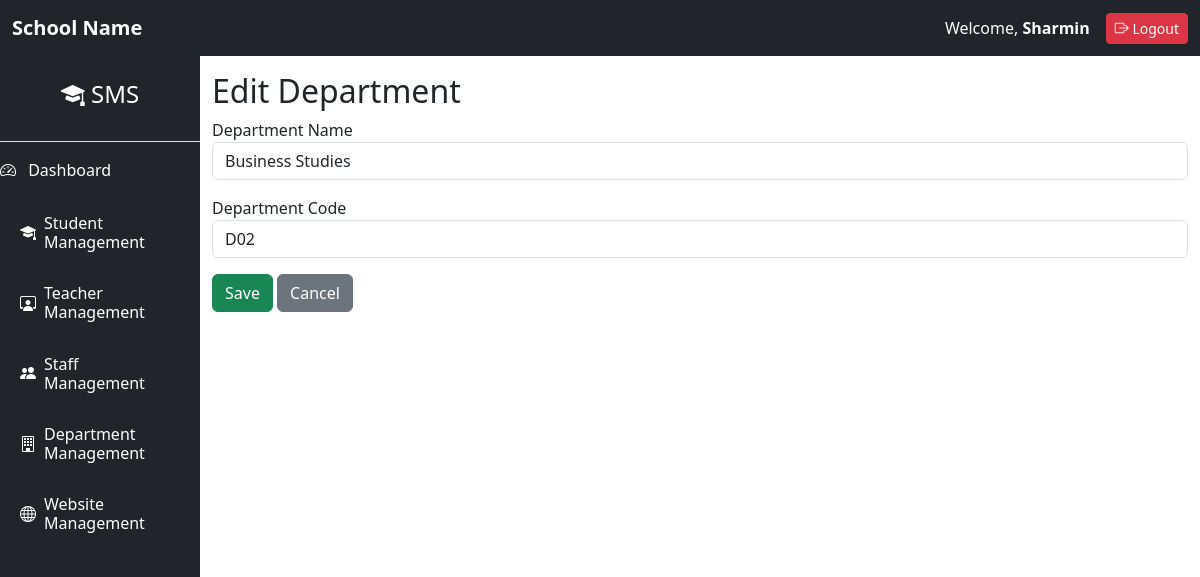
Before: /departments/edit/4/ (signed in) with the older database file.
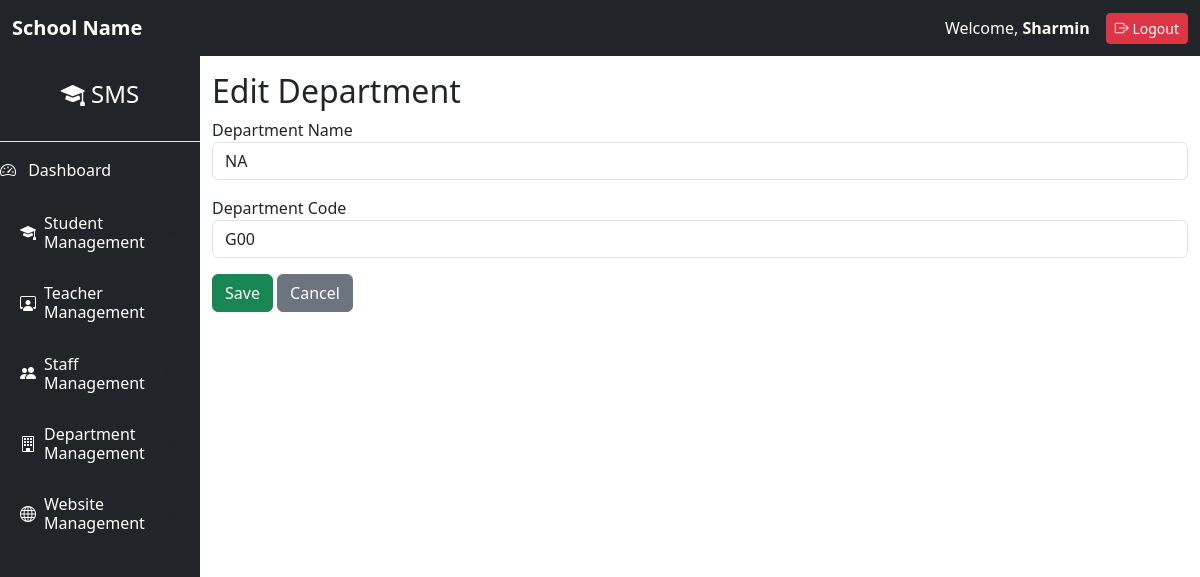
After: the same page with the newer database file.
### departments/models.py (models this page shows, shortened)
class Department(models.Model):
    name = models.CharField(
        max_length=100,
        unique=True
    )
    department_code = models.CharField(
        max_length=20,
        unique=True
    )
    created_at = models.DateTimeField(
        auto_now_add=True
    )
    updated_at = models.DateTimeField(
        auto_now=True
    )

### departments/views.py (the view)
class DepartmentUpdateView(
    LoginRequiredMixin,
    PermissionRequiredMixin,
    SuccessMessageMixin,
    UpdateView
):
    model = Department
    form_class = DepartmentForm
    template_name = "department_form.html"
    success_url = reverse_lazy("department_list")
    permission_required = "departments.change_department"
    pk_url_kwarg = "id"
    success_message = "Department updated successfully."

### departments/forms.py
class DepartmentForm(forms.ModelForm):
    class Meta:
        model = Department
        fields = "__all__"
        widgets = {
            "name": forms.TextInput(
                attrs={
                    "class": "form-control",
                    "placeholder": "Enter Department Name"
                }
            ),
            "department_code": forms.TextInput(
                attrs={
                    "class": "form-control",
                    "placeholder": "Enter Department Code"
                }
            ),
        }

### departments/templates/department_form.html (shortened to what this page needs)
{% extends 'base.html' %}
{% block content %}
<h2>
    {% if form.instance.pk %}
        Edit Department
    {% else %}
        Add Department
    {% endif %}
</h2>
<form method="POST">
    <div class="mb-3">
        <label>Department Name</label>
        {{ form.name }}
    </div>
    <div class="mb-3">
        <label>Department Code</label>
        {{ form.department_code }}
    </div>
    <button
        type="submit"
        class="btn btn-success">
        Save
    </button>
    <a
        href="{% url 'department_list' %}"
        class="btn btn-secondary">
        Cancel
    </a>
</form>
{% endblock %}

Changed rows visible on the page:
changed Department: name "Business Studies" → "NA"; department_code "D02" → "G00"
